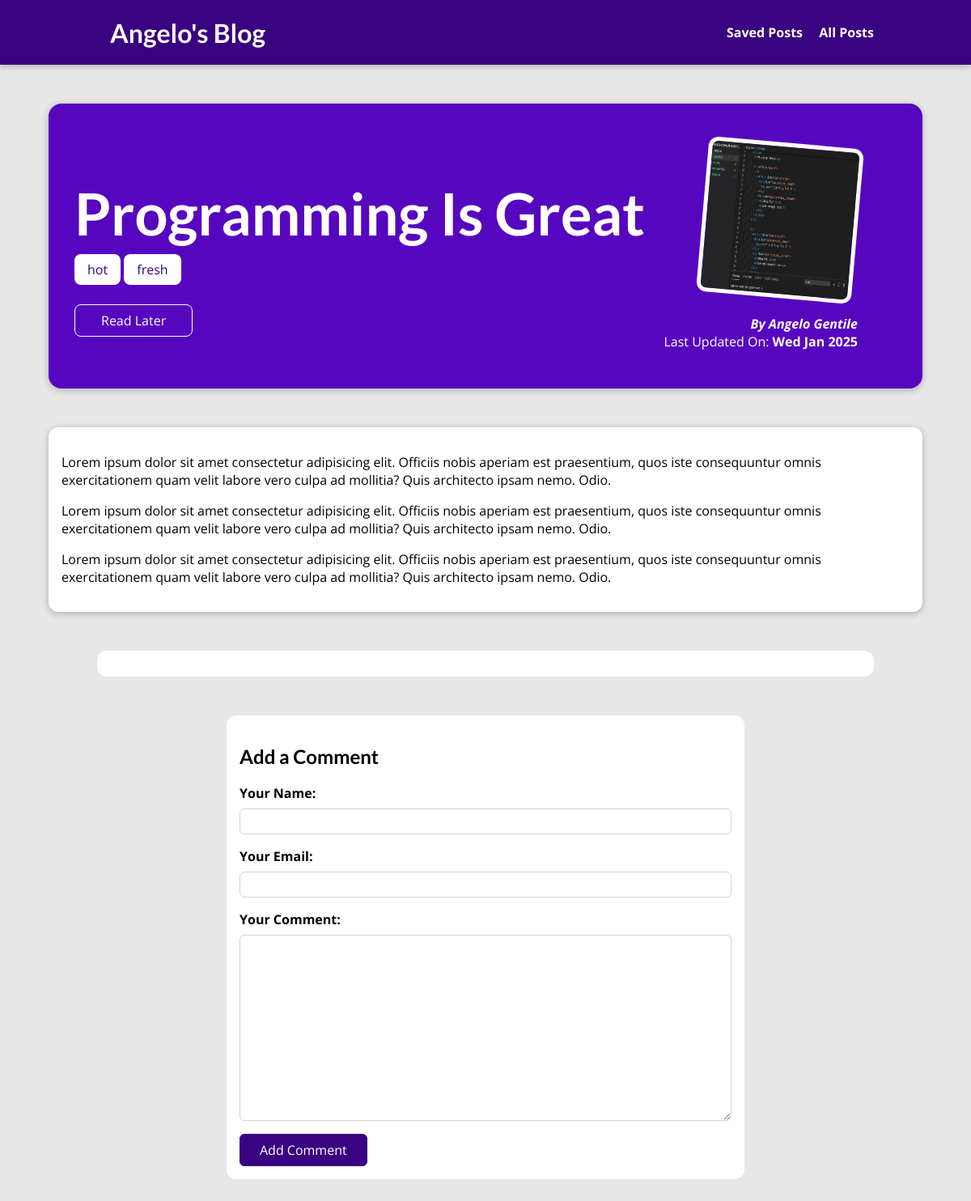
The page /posts/programming-is-great on the database its author committed.
### blog/models.py (models this page shows, shortened)
class Post(models.Model):
    title = models.CharField(max_length=50)
    excerpt = models.CharField(max_length=250)
    content = models.TextField(validators=[MinLengthValidator(25)])
    date = models.DateField(auto_now=True, null=True)
    image = models.ImageField(upload_to="posts")
    slug = models.SlugField(unique=True)
    author = models.ForeignKey(Author, on_delete=models.SET_NULL, null=True, related_name="posts")
    tags = models.ManyToManyField(Tag)

class Tag(models.Model):
    caption = models.CharField(max_length=20)

class Author(models.Model):
    first_name = models.CharField(max_length=25)
    last_name = models.CharField(max_length=25)
    email_address = models.EmailField()
    def __str__(self):
        return f'{self.first_name} {self.last_name}'

### blog/views.py (the view, shortened to what this page needs)
class PostDetailView(View):
    def is_stored_post(self, request, post_id):
        stored_posts = request.session.get("stored_posts")
        if stored_posts is not None:
            saved_for_later = post_id in stored_posts
        else:
            saved_for_later = False
        return saved_for_later
    def get(self, request, slug):
        post = get_object_or_404(Post, slug=slug)
        context = {
            "post": post,
            "post_tags": post.tags.all(),
            "comment_form": CommentForm(),
            "comments": post.comments.all().order_by("-id"),
            "saved_for_later": self.is_stored_post(request, post.id)
            }
        return render(request, "blog/post-detail.html", context)

### blog/forms.py
class CommentForm(forms.ModelForm):
    class Meta:
        model = Comment
        exclude = ["post"]
        labels = {
            "user_name": "Your Name",
            "user_email": "Your Email",
            "text": "Your Comment"
        }

### blog/templates/blog/post-detail.html (shortened to what this page needs)
{% extends "base.html" %}
{% load static %}
{% block css_files%}
    <link rel="stylesheet" href="{% static "blog/post-detail.css" %}"/>
{% endblock %}
{% block body %}
    <section id="summary">
        <h2>{{ post.title }}</h2>
        <div>
            {% for tag in post_tags %}
            <span class="tag">{{ tag.caption }}</span>
            {% endfor %}
        </div>
        <div id="read-later">
            <form action="{% url "read-later" %}" method="POST">
                <button>
                    {% if saved_for_later %}
                        Unfavorite Post
                    {% else %}
                        Read Later
                    {% endif %}</button>
            </form>
        </div>
        <article>
            <img src="{{ post.image.url }}" alt={{ post.title }} />
            <address>By <a href="mailto: {{ post.author.email_address }}">{{ post.author|title }}</a></address>
            <div>
                Last Updated On: <time>{{ post.date|date:"D M Y"}}</time>
            </div>
        </article>
    </section>
    <main>
        <p>
            {{ post.content|linebreaks }}
        </p>
    </main>
    <section id="comments">
    </section>
    <section id="comment-form">
        <h2>Add a Comment</h2>
        <form action="{% url "post-detail-page" post.slug %}" method="POST">
            {% for form_field in comment_form %}
                <div class="form-control {% if form_field.errors %}invalid{% endif %}">
                    {{ form_field.label_tag}}
                    {{ form_field }}
                </div>
            {% endfor %}
            <button>Add Comment</button>
        </form>
    </section>
{% endblock %}

### static/app.css (style rules this page uses)
* { box-sizing: border-box; }
html { font-family: 'Open Sans', 'Lato', sans-serif; }
body { margin: 0; }
h1, h2, h3 { font-family: 'Lato', sans-serif; font-weight: bold; }

### blog/static/blog/post-detail.css (style rules this page uses)
body { background-color: #e7e7e7; }
#summary { margin: 8rem auto 3rem auto; padding: 2rem; width: 90%; max-width: 90rem; border-radius: 16px; background-color: #5706c0; position: relative; box-shadow: 0 2px 8px rgba(0, 0, 0, 0.25); height: 22rem; }
#summary h2 { color: white; font-size: 4.5rem; margin-bottom: 1rem; }
#summary article { position: absolute; top: 2rem; right: 3rem; padding: 1rem 2rem; border-radius: 12px; text-align: right; color: white; }
#summary article img { width: 12rem; height: 12rem; border-radius: 12px; transform: rotateZ(5deg); border: 5px solid white; margin-bottom: 1rem; }
#summary address { font-weight: bold; }
#summary a { color: white; text-decoration: None; }
#summary time { font-weight: bold; }
#read-later { margin: 2rem 0; }
#read-later button { background-color: transparent; border: 1px solid white; padding: 0.5rem 2rem; font: inherit; color: white; cursor: pointer; border-radius: 8px; }
main { width: 90%; max-width: 90rem; margin: 3rem auto; background-color: white; padding: 1rem; border-radius: 12px; box-shadow: 0 2px 8px rgba(0, 0, 0, 0.25); }
.tag { background-color: white; color: #390281; padding: 0.5rem 1rem; border-radius: 8px; }
#comment-form { margin: 3rem auto; max-width: 40rem; width: 90%; border-radius: 12px; background-color: white; box-shadow: 0, 2px, 8px rgba(0, 0, 0, 0.25); padding: 1rem; }
#comment-form button { font: inherit; background-color: #390281; color: white; border: 1px solid #390281; padding: 0.5rem 1.5rem; border-radius: 6px; cursor: pointer; }
.form-control { margin-bottom: 1rem; }
.form-control label { font-weight: bold; margin-bottom: 0.5rem; display: block; }
.form-control input, .form-control textarea { display: block; width: 100%; font: inherit; padding: 0.25rem; border-radius: 6px; border: 1px solid lightgray; }
#comments { margin: 3rem auto; max-width: 60rem; width: 90%; border-radius: 12px; background-color: white; box-shadow: 0, 2px, 8px rgba(0, 0, 0, 0.25); padding: 1rem 2rem; }

### rows shown on the page
Post: title "Programming Is Great", image (picture), author "Angelo Gentile", date "Wed Jan 2025", content "Lorem ipsum dolor sit amet consectetur adipisicing elit. Officiis nobis aperiam est praesentium, quos iste consequuntur omnis exercitationem quam velit labore vero culpa ad mollitia? Quis architecto ipsam nemo. Odio. Lorem ipsum dolor sit amet consectetur adipisicing elit. Officiis nobis aperiam est praesentium, quos iste consequuntur omnis exercitationem quam velit labore vero culpa ad mollitia? Quis architecto ipsam nemo. Odio. Lorem ipsum dolor sit amet consectetur adipisicing elit. Officiis nobis aperiam est praesentium, quos iste consequuntur omnis exercitationem quam velit labore vero culpa ad mollitia? Quis architecto ipsam nemo. Odio."
Tag: caption "hot"
Tag: caption "fresh"
